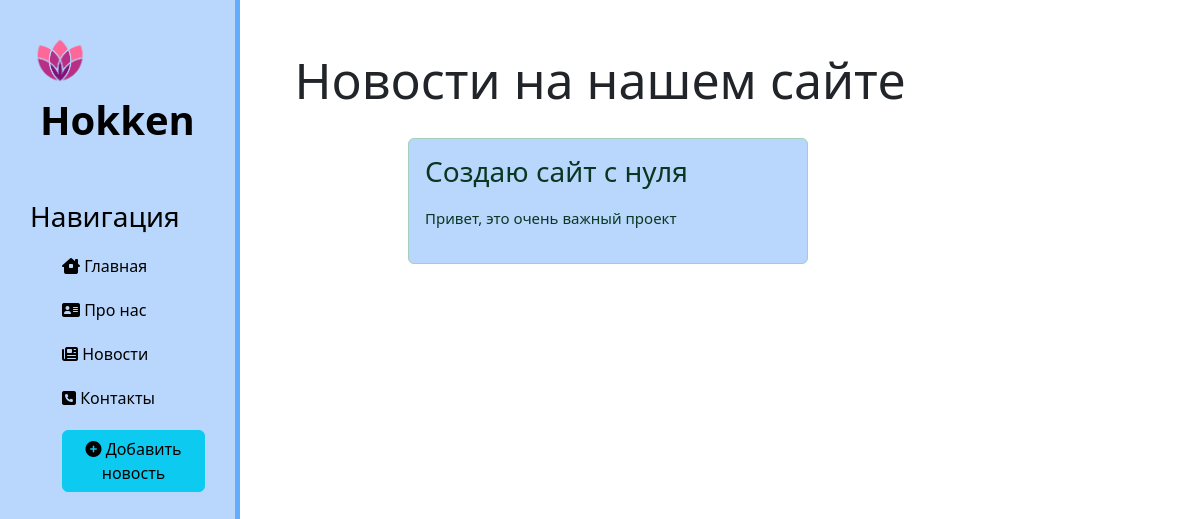
Before: /news/ with the older database file.
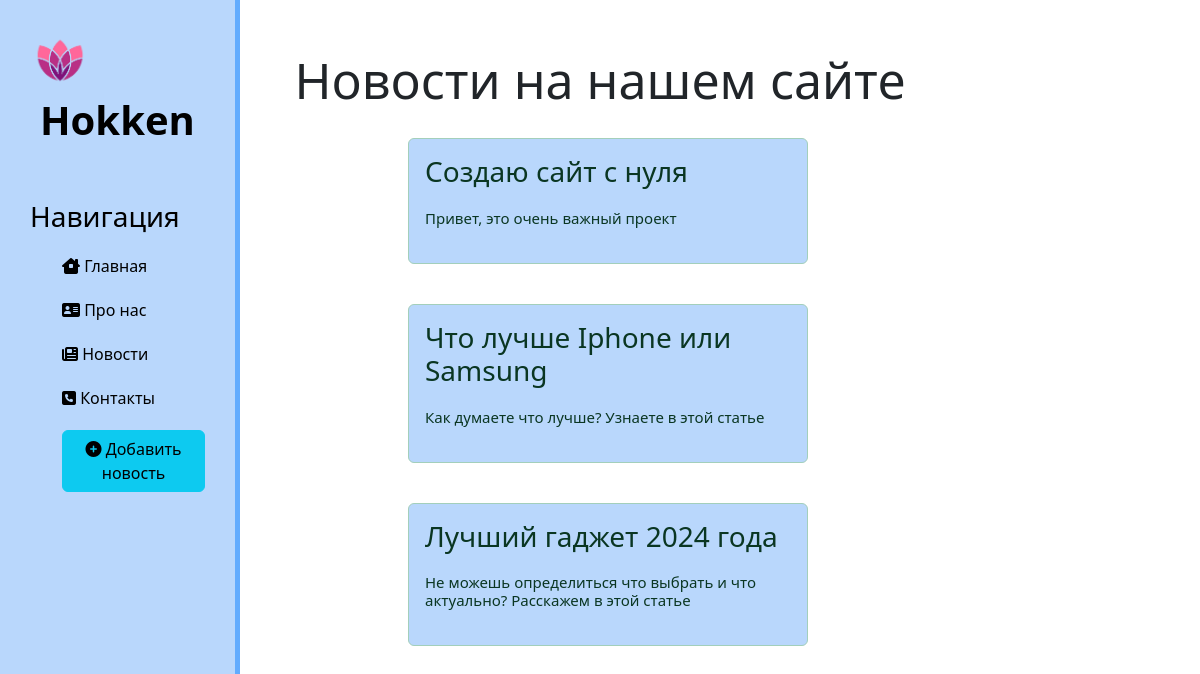
After: the same page with the newer database file.
### news/models.py (models this page shows, shortened)
class Articles(models.Model):
  title = models.CharField("Название статьи", max_length=50)
  anons = models.CharField("Анонс", max_length=250)
  full_text = models.TextField("Статья")
  date = models.DateTimeField("Дата публикации")
  class Meta:
     verbose_name = 'Новость'
     verbose_name_plural = 'Новости'

### news/views.py (the view)
# urls.py: path('', views.news_home, name='news_home'),
def news_home(request):
  news = Articles.objects.all()
  return(render(request, 'news/news_home.html', {'news': news}))

### news/templates/news/news_home.html (shortened to what this page needs)
{% extends "hokken/shablon.html" %}
{% block content%}
  <div class='glavka'>
    <h1>Новости на нашем сайте<h1>
    {% for i in news %}
      <div class='alert alert-success'>
        <h3>{{ i.title }}</h3>
        <p>{{ i.anons }}</p>
      </div>
    {% endfor %}
  </div>
{% endblock %}

### hokken/templates/hokken/shablon.html (shortened to what this page needs)
{% load static %}
<!DOCTYPE />
<html>
	<head lang="ru">
		<link rel="stylesheet" href="https://cdn.jsdelivr.net/npm/bootstrap@5.3.2/dist/css/bootstrap.min.css"/>
    <link rel="stylesheet" href="{% static "hokken/css/main.css" %}">
    <link rel="stylesheet" href="https://use.fontawesome.com/releases/v6.4.2/css/all.css">
	</head>
 	<body>
    <aside>
      <img src='{% static "hokken/img/mini_R-removebg-preview.png" %}' alt='logo'>
      <span class='logo'>Hokken</span>
      <h3>Навигация</h3>
      <ul>
        <a href='{% url "home"%}'><li><i class="fa-solid fa-house-chimney-window"></i> Главная</li></a>
        <a href='{% url "about"%}'><li><i class="fa-solid fa-address-card"></i> Про нас</li></a>
        <a href='{% url "news_home"%}'><li><i class="fa-solid fa-newspaper"></i> Новости</li></a>
        <a href=''><li><i class="fa-solid fa-square-phone"></i> Контакты</li></a>
        <a href='{% url "create_news"%}'><li><button class='btn btn-info'><i class="fas fa-plus-circle"></i> Добавить новость</button></li></a>
      </ul>
    </aside>
    <main>
      {% block content %}
      {% endblock %}
  </body>
</html>

### hokken/static/hokken/css/main.css (style rules this page uses)
body { background-color: rgb(255, 255, 255); }
aside { position: fixed; float: left; background-color: rgb(185, 215, 252); width: 20%; padding: 2.5%; height: 100%; color: rgb(0, 0, 0); border-right: 5px solid rgba(86, 165, 255, 0.867); }
aside img { width: 60px; float: left; }
aside .logo { font-size: 40px; margin-left: 10px; font-weight: bold; }
aside h3 { margin-top: 50px; font-size: 28px; }
aside ul { list-style: none; }
aside a { text-decoration: none; }
aside ul li { color: rgb(0, 0, 0); display: block; margin-top: 20px; transition: transform .6s ease; }
main .glavka { float: left; text-align: center; margin-top: 50px; width: 100%; }
main .glavka h1 { font-size: 50px; }
main .glavka p { max-width: 400px; margin: 20px auto; font-size: 15px }
.alert { float: left; clear: both; width: 400px; margin: 20px 34%; text-align: left; background-color: rgb(185, 215, 252); }

Changed rows visible on the page:
added Articles: title "Что лучше Iphone или Samsung", anons "Как думаете что лучше? Узнаете в этой статье"
added Articles: title "Лучший гаджет 2024 года", anons "Не можешь определиться что выбрать и что актуально? Расскажем в этой статье"
